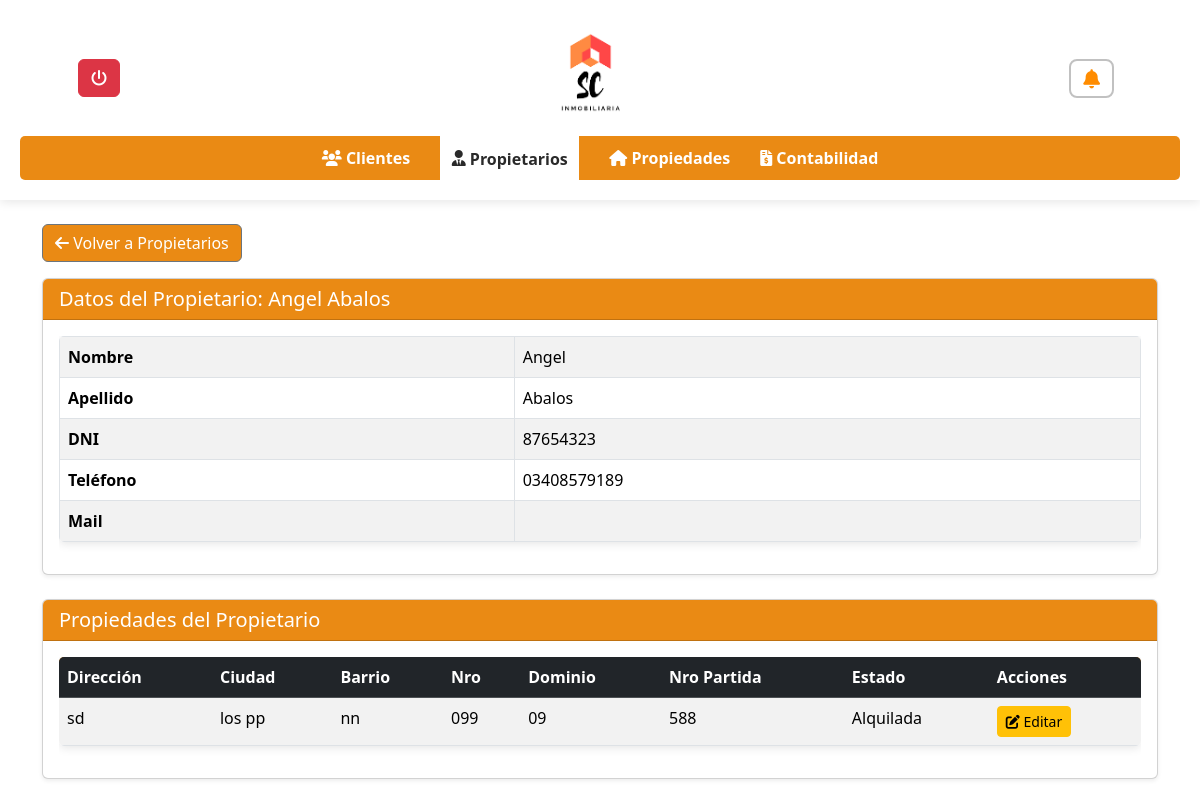
The app's page /inmobiliaria/propietarios_ver_propiedades.php?id=6, older data.
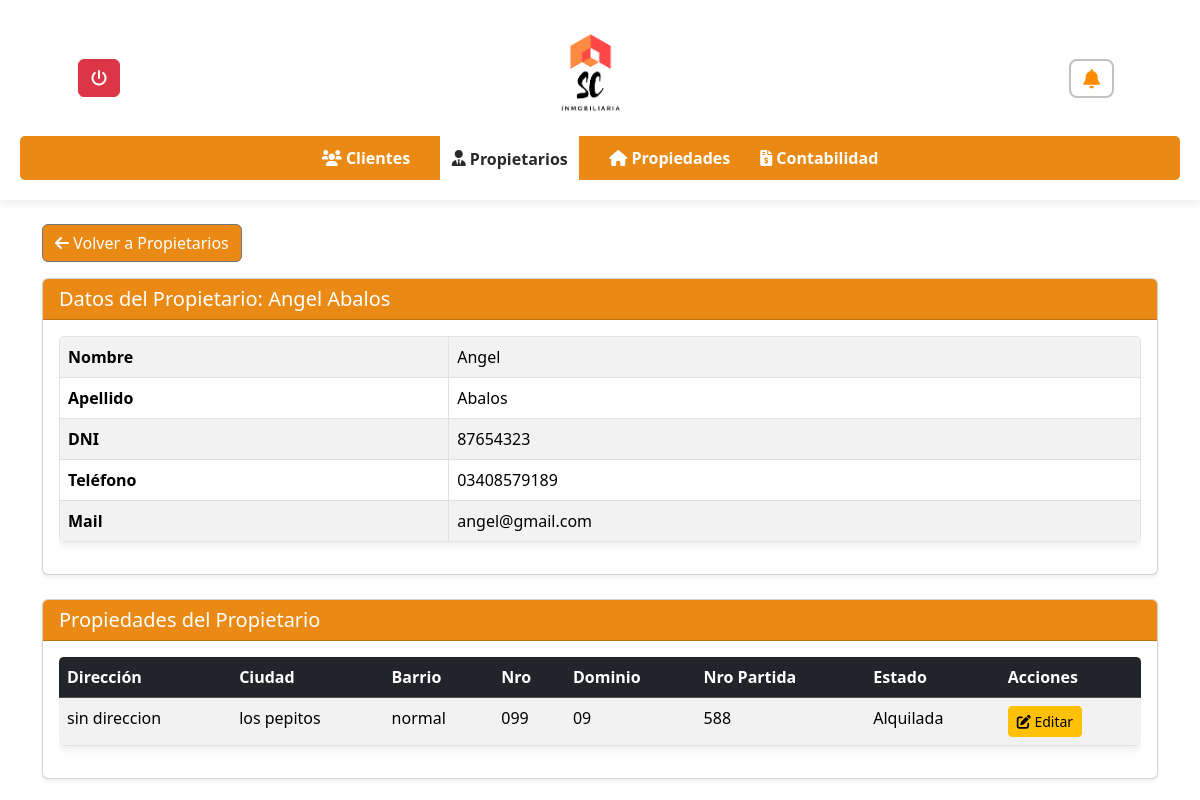
The same page, newer data.
### tables this page shows
CREATE TABLE `propiedades` (
  `PropiedadID` int(11) NOT NULL,
  `Fecha` date NOT NULL,
  `Barrio` varchar(100) NOT NULL,
  `Ciudad` varchar(100) NOT NULL,
  `Direccion` varchar(100) NOT NULL,
  `Nro` varchar(20) DEFAULT NULL,
  `Dominio` varchar(50) DEFAULT NULL,
  `NroPartida` varchar(50) DEFAULT NULL,
  `Estado` enum('Alquilada','En Venta') NOT NULL,
  `ClienteID` int(11) DEFAULT NULL
);

CREATE TABLE `clientes` (
  `ClienteID` int(11) NOT NULL,
  `Fecha` date NOT NULL,
  `Nombre` varchar(50) NOT NULL,
  `Apellido` varchar(50) NOT NULL,
  `Direccion` varchar(100) NOT NULL,
  `DNI` varchar(20) NOT NULL,
  `DireccionPersonal` varchar(100) DEFAULT NULL,
  `Telefono` varchar(20) DEFAULT NULL,
  `Mail` varchar(100) DEFAULT NULL,
  `estado` enum('activo','inactivo') DEFAULT 'activo'
);

### inmobiliaria/propietarios_ver_propiedades.php (the view, shortened to what the changed rows need)
<?php
include_once 'conexion.php';
?>
<!DOCTYPE html>
<html lang="es">
<head>
    <link rel="stylesheet" href="https://cdnjs.cloudflare.com/ajax/libs/font-awesome/6.0.0/css/all.min.css">
    <link rel="stylesheet" href="styles.css">
    <link rel="stylesheet" href="notificacion.css">
    <link href="https://cdn.jsdelivr.net/npm/bootstrap@5.3.3/dist/css/bootstrap.min.css" rel="stylesheet">
    </head>
<body>
    <main class="container mt-4">
        <?php
        try {
            if (isset($_GET['id']) && is_numeric($_GET['id'])) {
                $propietarioID = (int)$_GET['id'];
                $sql_propietario = "SELECT Nombre, Apellido, DNI, Telefono, Mail FROM clientes WHERE ClienteID = ?";
                $stmt_propietario = $conn->prepare($sql_propietario);
                $stmt_propietario->bind_param("i", $propietarioID);
                $stmt_propietario->execute();
                $result_propietario = $stmt_propietario->get_result();
                if ($result_propietario->num_rows > 0) {
                    $fila_propietario = $result_propietario->fetch_assoc();
                    ?>
                    <div class="card shadow-sm mb-4">
                        <div class="card-header text-white" style="background-color:rgba(233, 128, 0, 0.92);">
                            <h2 class="h5 mb-0">Datos del Propietario: <?php echo htmlspecialchars($fila_propietario['Nombre'] . ' ' . $fila_propietario['Apellido']); ?></h2>
                        </div>
                        <div class="card-body">
                            <div class="table-responsive">
                                <table class="table table-bordered table-striped">
                                    <tbody>
                                        <tr><th>Nombre</th><td><?php echo htmlspecialchars($fila_propietario['Nombre']); ?></td></tr>
                                        <tr><th>Apellido</th><td><?php echo htmlspecialchars($fila_propietario['Apellido']); ?></td></tr>
                                        <tr><th>DNI</th><td><?php echo htmlspecialchars($fila_propietario['DNI']); ?></td></tr>
                                        <tr><th>Teléfono</th><td><?php echo htmlspecialchars($fila_propietario['Telefono']); ?></td></tr>
                                        <tr><th>Mail</th><td><?php echo htmlspecialchars($fila_propietario['Mail']); ?></td></tr>
                                    </tbody>
                                </table>
                            </div>
                        </div>
                    </div>
                    <?php
                } else {
                    echo '<div class="alert bg-warning" role="alert">No se encontraron datos del propietario.</div>';
                }
                $sql_propiedades = "SELECT PropiedadID, Direccion, Ciudad, Barrio, Nro, Dominio, NroPartida, Estado
                                        FROM propiedades
                                        WHERE ClienteID = ?";
                $stmt_propiedades = $conn->prepare($sql_propiedades);
                $stmt_propiedades->bind_param("i", $propietarioID);
                $stmt_propiedades->execute();
                $result_propiedades = $stmt_propiedades->get_result();
                if ($result_propiedades->num_rows > 0) {
                    ?>
                    <div class="card shadow-sm mb-4">
                        <div class="card-header text-white" style="background-color:rgba(233, 128, 0, 0.92);">
                            <h2 class="h5 mb-0">Propiedades del Propietario</h2>
                        </div>
                        <div class="card-body">
                            <div class="table-responsive">
                                <table id="propiedadesPropietarioTable" class="table table-striped table-hover">
                                    <thead class="table-dark">
                                        <tr>
                                            <th>Dirección</th>
                                            <th>Ciudad</th>
                                            <th>Barrio</th>
                                            <th>Nro</th>
                                            <th>Dominio</th>
                                            <th>Nro Partida</th>
                                            <th>Estado</th>
                                            <th>Acciones</th>
                                        </tr>
                                    </thead>
                                    <tbody>
                                        <?php while ($fila_propiedad = $result_propiedades->fetch_assoc()) { ?>
                                            <tr>
                                                <td><?php echo htmlspecialchars($fila_propiedad['Direccion']); ?></td>
                                                <td><?php echo htmlspecialchars($fila_propiedad['Ciudad']); ?></td>
                                                <td><?php echo htmlspecialchars($fila_propiedad['Barrio']); ?></td>
                                                <td><?php echo htmlspecialchars($fila_propiedad['Nro']); ?></td>
                                                <td><?php echo htmlspecialchars($fila_propiedad['Dominio']); ?></td>
                                                <td><?php echo htmlspecialchars($fila_propiedad['NroPartida']); ?></td>
                                                <td><?php echo htmlspecialchars($fila_propiedad['Estado']); ?></td>
                                                <td>
                                                    <button type="button" class="btn btn-warning btn-sm editar-propiedad"
                                                            data-bs-toggle="modal"
                                                            data-bs-target="#exampleModal"
                                                            data-id="<?php echo htmlspecialchars($fila_propiedad['PropiedadID']); ?>"
                                                            data-direccion="<?php echo htmlspecialchars($fila_propiedad['Direccion']); ?>"
                                                            data-ciudad="<?php echo htmlspecialchars($fila_propiedad['Ciudad']); ?>"
                                                            data-barrio="<?php echo htmlspecialchars($fila_propiedad['Barrio']); ?>"
                                                            data-nro="<?php echo htmlspecialchars($fila_propiedad['Nro']); ?>"
                                                            data-dominio="<?php echo htmlspecialchars($fila_propiedad['Dominio']); ?>"
                                                            data-nropartida="<?php echo htmlspecialchars($fila_propiedad['NroPartida']); ?>"
                                                            data-estado="<?php echo htmlspecialchars($fila_propiedad['Estado']); ?>">
                                                            <i class="fas fa-edit"></i> Editar
                                                    </button>
                                                </td>
                                            </tr>
                                        <?php } ?>
                                    </tbody>
                                </table>
                            </div>
                        </div>
                    </div>
                    <?php
                } else {
                    echo '<div class="alert alert-info" role="alert">No se encontraron propiedades para este propietario.</div>';
                }
            } else {
                echo '<div class="alert alert-danger" role="alert">Error: El ID del propietario no es válido o no se proporcionó.</div>';
            }
        } catch (Exception $e) {
            echo '<div class="alert alert-danger" role="alert">Ocurrió un error: ' . htmlspecialchars($e->getMessage()) . '</div>';
        } finally {
            if (isset($conn) && $conn) {
                $conn->close();
            }
        }
        ?>
    </main>
</body>
</html>

Row changes from the older to the newer data that the page shows:
changed clientes "Angel Abalos": Mail (not shown) → "angel@gmail.com"
changed propiedades "Alquilada": Direccion "sd" → "sin direccion"; Ciudad "los pp" → "los pepitos"; Barrio "nn" → "normal"
